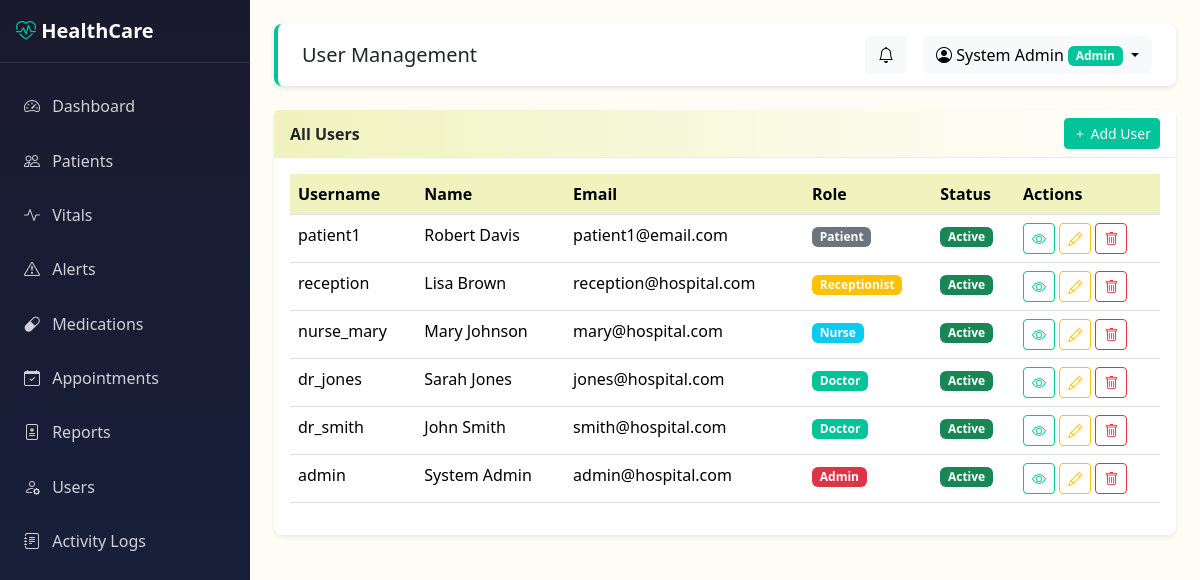
Page /users/ (signed in) on the committed database.
### accounts/models.py (models this page shows, shortened)
class User(AbstractUser):
    ROLE_CHOICES = [
        ('admin', 'Admin'),
        ('doctor', 'Doctor'),
        ('nurse', 'Nurse'),
        ('receptionist', 'Receptionist'),
        ('patient', 'Patient'),
    ]
    role = models.CharField(max_length=20, choices=ROLE_CHOICES, default='patient')
    phone = models.CharField(max_length=20, blank=True)
    address = models.TextField(blank=True)
    profile_picture = models.ImageField(upload_to='profiles/', blank=True, null=True)
    date_of_birth = models.DateField(null=True, blank=True)
    created_at = models.DateTimeField(auto_now_add=True)
    updated_at = models.DateTimeField(auto_now=True)
    @property
    def is_admin(self):
        return self.role == 'admin'

### accounts/views.py (the view)
# urls.py: path('users/', views.user_list, name='user_list'),
@login_required
def user_list(request):
    if not request.user.is_admin:
        messages.error(request, 'Access denied.')
        return redirect('accounts:dashboard')
    users = User.objects.all().order_by('-created_at')
    return render(request, 'accounts/user_list.html', {'users': users})

### notifications/context_processors.py (called while the page is built)
def unread_notifications_count(request):
    if request.user.is_authenticated:
        count = Notification.objects.filter(user=request.user, is_read=False).count()
        return {'unread_notifications_count': count}
    return {'unread_notifications_count': 0}

### templates/accounts/user_list.html (shortened to what this page needs)
{% extends 'base.html' %}
{% block page_title %}User Management{% endblock %}
{% block content %}
<div class="card">
    <div class="card-header d-flex justify-content-between align-items-center">
        <span>All Users</span>
        <a href="{% url 'accounts:register' %}" class="btn btn-primary btn-sm"><i class="bi bi-plus"></i> Add User</a>
    </div>
    <div class="card-body">
        <div class="table-responsive">
            <table class="table table-hover">
                <thead><tr><th>Username</th><th>Name</th><th>Email</th><th>Role</th><th>Status</th><th>Actions</th></tr></thead>
                <tbody>
                    {% for u in users %}
                    <tr>
                        <td>{{ u.username }}</td>
                        <td>{{ u.get_full_name }}</td>
                        <td>{{ u.email }}</td>
                        <td><span class="badge bg-{% if u.role == 'admin' %}danger{% elif u.role == 'doctor' %}primary{% elif u.role == 'nurse' %}info{% elif u.role == 'receptionist' %}warning{% else %}secondary{% endif %}">{{ u.get_role_display }}</span></td>
                        <td><span class="badge bg-{% if u.is_active %}success{% else %}secondary{% endif %}">{% if u.is_active %}Active{% else %}Inactive{% endif %}</span></td>
                        <td>
                            <a href="{% url 'accounts:user_detail' u.pk %}" class="btn btn-sm btn-outline-primary"><i class="bi bi-eye"></i></a>
                            <a href="{% url 'accounts:user_edit' u.pk %}" class="btn btn-sm btn-outline-warning"><i class="bi bi-pencil"></i></a>
                            <a href="{% url 'accounts:user_delete' u.pk %}" class="btn btn-sm btn-outline-danger"><i class="bi bi-trash"></i></a>
                        </td>
                    </tr>
                    {% endfor %}
                </tbody>
            </table>
        </div>
    </div>
</div>
{% endblock %}

### templates/base.html (shortened to what this page needs)
<!DOCTYPE html>
<html lang="en">
<head>
    <link href="https://cdn.jsdelivr.net/npm/bootstrap@5.3.2/dist/css/bootstrap.min.css" rel="stylesheet">
    <link href="https://cdn.jsdelivr.net/npm/bootstrap-icons@1.11.1/font/bootstrap-icons.css" rel="stylesheet">
</head>
<body>
    {% if user.is_authenticated %}
    <nav class="sidebar">
        <div class="brand-logo">
            <i class="bi bi-heart-pulse"></i> HealthCare
        </div>
        <ul class="nav flex-column">
            <li class="nav-item">
                <a class="nav-link {% if request.resolver_match.url_name == 'dashboard' %}active{% endif %}" href="{% url 'accounts:dashboard' %}">
                    <i class="bi bi-speedometer2"></i> Dashboard
                </a>
            </li>
            {% if user.is_admin or user.is_doctor or user.is_nurse or user.is_receptionist %}
            <li class="nav-item">
                <a class="nav-link" href="{% url 'patients:patient_list' %}">
                    <i class="bi bi-people"></i> Patients
                </a>
            </li>
            {% endif %}
            <li class="nav-item">
                <a class="nav-link" href="{% url 'vitals:vitals_list' %}">
                    <i class="bi bi-activity"></i> Vitals
                </a>
            </li>
            <li class="nav-item">
                <a class="nav-link" href="{% url 'vitals:alerts_list' %}">
                    <i class="bi bi-exclamation-triangle"></i> Alerts
                </a>
            </li>
            <li class="nav-item">
                <a class="nav-link" href="{% url 'medications:medication_list' %}">
                    <i class="bi bi-capsule"></i> Medications
                </a>
            </li>
            <li class="nav-item">
                <a class="nav-link" href="{% url 'appointments:appointment_list' %}">
                    <i class="bi bi-calendar-check"></i> Appointments
                </a>
            </li>
            <li class="nav-item">
                <a class="nav-link" href="{% url 'reports:report_list' %}">
                    <i class="bi bi-file-medical"></i> Reports
                </a>
            </li>
            {% if user.is_admin %}
            <li class="nav-item">
                <a class="nav-link" href="{% url 'accounts:user_list' %}">
                    <i class="bi bi-person-gear"></i> Users
                </a>
            </li>
            <li class="nav-item">
                <a class="nav-link" href="{% url 'accounts:activity_logs' %}">
                    <i class="bi bi-journal-text"></i> Activity Logs
                </a>
            </li>
            {% endif %}
        </ul>
    </nav>
    <div class="main-content">
        <div class="navbar-top d-flex justify-content-between align-items-center">
            <h5 class="mb-0">{% block page_title %}Dashboard{% endblock %}</h5>
            <div class="d-flex align-items-center gap-3">
                <a href="{% url 'notifications:notification_list' %}" class="btn btn-light position-relative">
                    <i class="bi bi-bell"></i>
                </a>
                <div class="dropdown">
                    <button class="btn btn-light dropdown-toggle" type="button" data-bs-toggle="dropdown">
                        <i class="bi bi-person-circle"></i> {{ user.get_full_name|default:user.username }}
                        <span class="badge bg-primary badge-role">{{ user.get_role_display }}</span>
                    </button>
                </div>
            </div>
        </div>
        {% block content %}{% endblock %}
    </div>
    {% else %}
    <div class="container">
        {% block auth_content %}{% endblock %}
    </div>
    {% endif %}
</body>
</html>

### templates/base.html (style rules this page uses)
:root { --sidebar-width: 250px; --primary-color: #02c39a; --secondary-color: #f0f3bd; --sidebar-bg: #1a1a2e; }
body { min-height: 100vh; background-color: #f0f3bd20; }
.sidebar { position: fixed; top: 0; left: 0; height: 100vh; width: var(--sidebar-width); background: linear-gradient(180deg, var(--sidebar-bg) 0%, #16213e 100%); padding-top: 1rem; z-index: 1000; overflow-y: auto; }
.sidebar .nav-link { color: rgba(255,255,255,0.8); padding: 0.75rem 1rem; margin: 0.2rem 0.5rem; border-radius: 0.375rem; transition: all 0.2s; }
.sidebar .nav-link i { margin-right: 0.5rem; width: 20px; text-align: center; }
.main-content { margin-left: var(--sidebar-width); padding: 1.5rem; }
.navbar-top { background: #fff; box-shadow: 0 2px 4px rgba(0,0,0,0.1); padding: 0.75rem 1.5rem; margin-bottom: 1.5rem; border-radius: 0.5rem; border-left: 4px solid var(--primary-color); }
.card { border: none; box-shadow: 0 0.125rem 0.25rem rgba(0,0,0,0.075); border-radius: 0.5rem; }
.card-header { background: linear-gradient(90deg, var(--secondary-color) 0%, #fff 100%); border-bottom: 1px solid #e9ecef; font-weight: 600; }
.badge-role { font-size: 0.75rem; }
.table th { font-weight: 600; background: var(--secondary-color); }
.brand-logo { color: #fff; font-size: 1.25rem; font-weight: 700; padding: 0 1rem 1rem; border-bottom: 1px solid rgba(255,255,255,0.1); margin-bottom: 1rem; }
.brand-logo i { color: var(--primary-color); }
.btn-primary { background-color: var(--primary-color); border-color: var(--primary-color); }
.btn-outline-primary { color: var(--primary-color); border-color: var(--primary-color); }
.bg-primary { background-color: var(--primary-color) !important; }
.badge.bg-primary { background-color: var(--primary-color) !important; }
a { color: var(--primary-color); }

### rows in the picture
User: get_full_name "System Admin", role "Admin", username "admin", email "admin@hospital.com", is_active "Active"
User: username "patient1", get_full_name "Robert Davis", email "patient1@email.com", role "Patient", is_active "Active"
User: username "reception", get_full_name "Lisa Brown", email "reception@hospital.com", role "Receptionist", is_active "Active"
User: username "nurse_mary", get_full_name "Mary Johnson", email "mary@hospital.com", role "Nurse", is_active "Active"
User: username "dr_jones", get_full_name "Sarah Jones", email "jones@hospital.com", role "Doctor", is_active "Active"
User: username "dr_smith", get_full_name "John Smith", email "smith@hospital.com", role "Doctor", is_active "Active"
